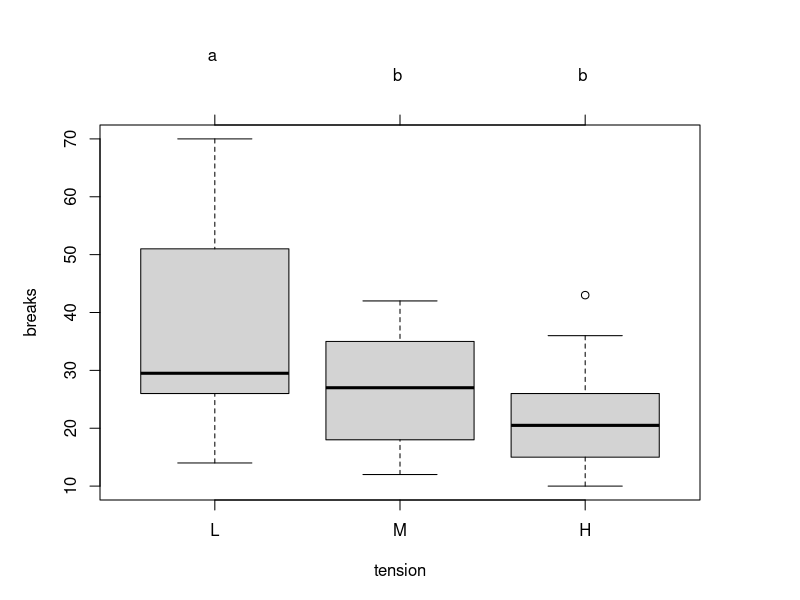
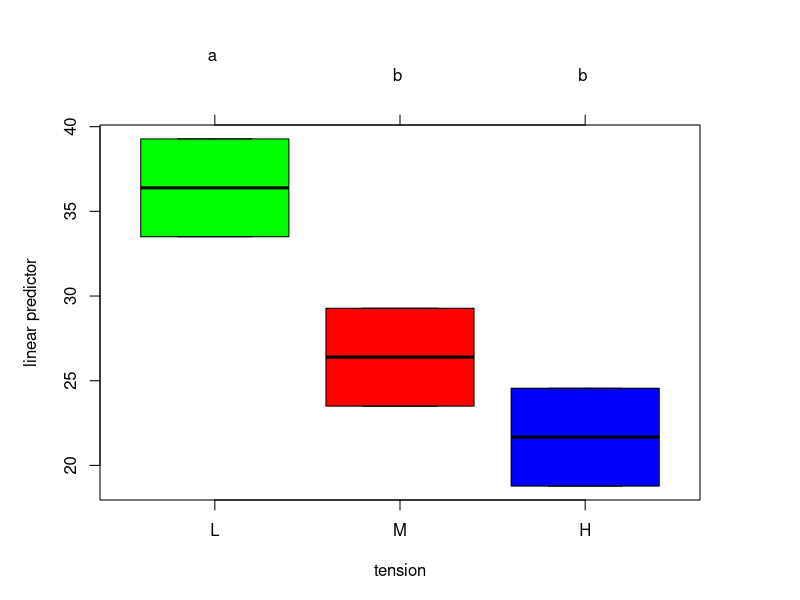
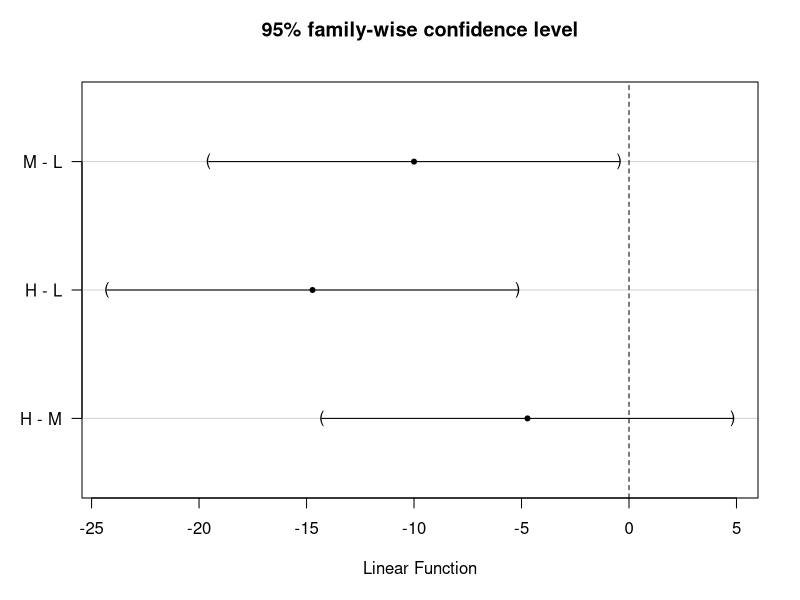
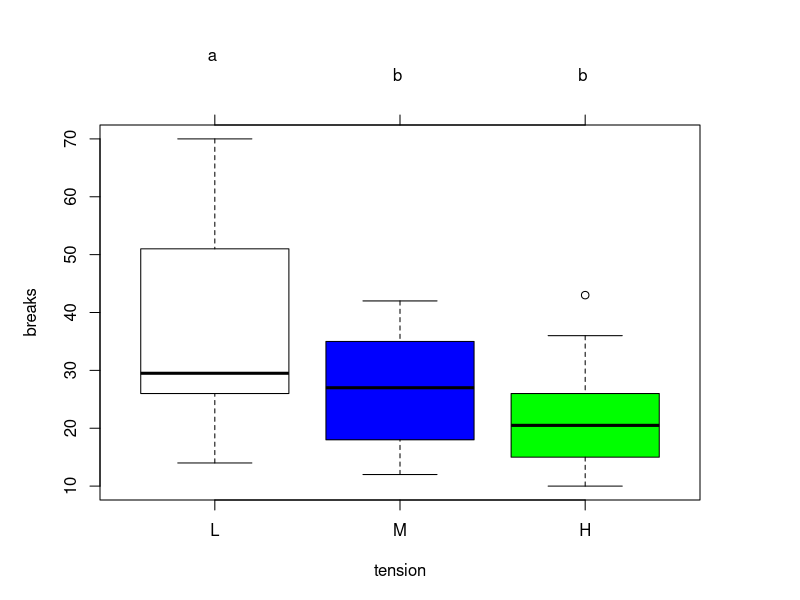
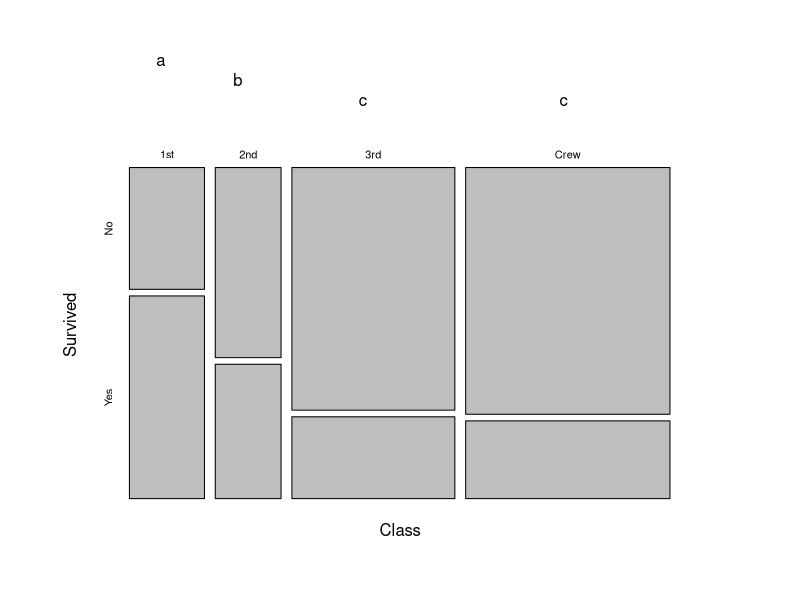
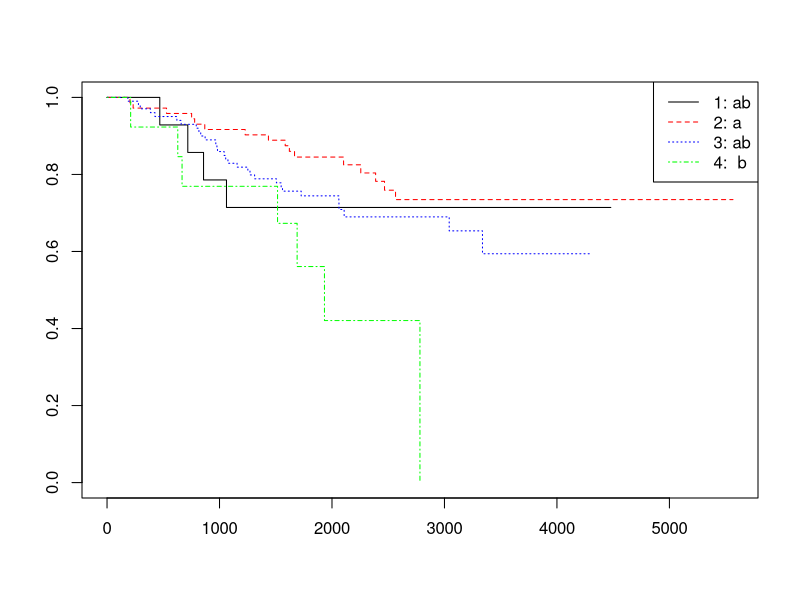
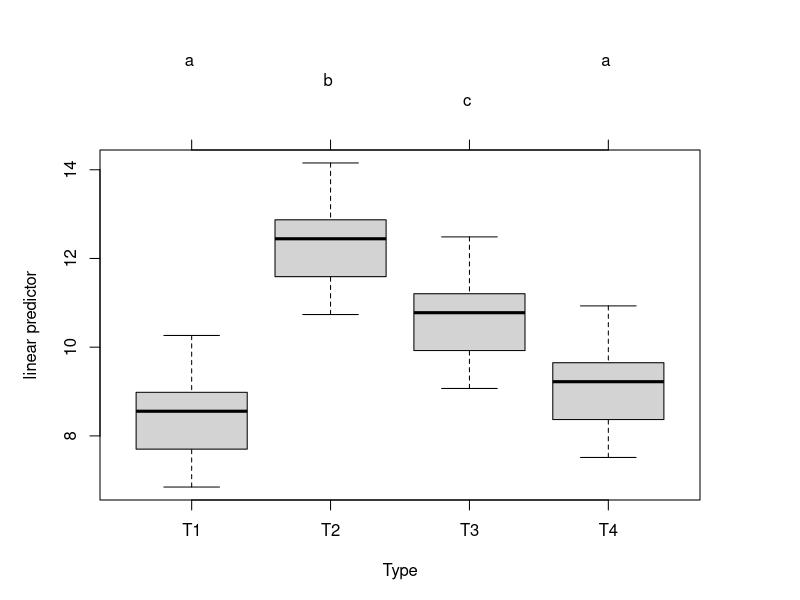

Generate these figures, in order, with R:
library(multcomp)


### Name: plot.cld
### Title: Plot a cld object
### Aliases: plot.cld
### Keywords: hplot

### ** Examples


  ### multiple comparison procedures
  ### set up a one-way ANOVA
  data(warpbreaks)
  amod <- aov(breaks ~ tension, data = warpbreaks)
  ### specify all pair-wise comparisons among levels of variable "tension"
  tuk <- glht(amod, linfct = mcp(tension = "Tukey"))
  ### extract information
  tuk.cld <- cld(tuk)
  ### use sufficiently large upper margin
  old.par <- par(mai=c(1,1,1.25,1), no.readonly=TRUE)
  ### plot
  plot(tuk.cld)
  par(old.par)

  ### now using covariates
  amod2 <- aov(breaks ~ tension + wool, data = warpbreaks)
  tuk2 <- glht(amod2, linfct = mcp(tension = "Tukey"))
  tuk.cld2 <- cld(tuk2)
  old.par <- par(mai=c(1,1,1.25,1), no.readonly=TRUE)
  ### use different colors for boxes
  plot(tuk.cld2, col=c("green", "red", "blue"))
  par(old.par)
  
  ### get confidence intervals
  ci.glht <- confint(tuk)
  ### plot them
  plot(ci.glht)
  old.par <- par(mai=c(1,1,1.25,1), no.readonly=TRUE)
  ### use 'confint.glht' object to plot all pair-wise comparisons
  plot(cld(ci.glht), col=c("white", "blue", "green"))
  par(old.par)
  
  ### set up all pair-wise comparisons for count data
  data(Titanic)
  mod <- glm(Survived ~ Class, data = as.data.frame(Titanic), 
             weights = Freq, family = binomial())
  ### specify all pair-wise comparisons among levels of variable "Class"
  glht.mod <- glht(mod, mcp(Class = "Tukey"))
  ### extract information
  mod.cld <- cld(glht.mod)
  ### use sufficiently large upper margin
  old.par <- par(mai=c(1,1,1.5,1), no.readonly=TRUE)
  ### plot
  plot(mod.cld)
  par(old.par)
  
  ### set up all pair-wise comparisons of a Cox-model
  if (require("survival") && require("MASS")) {
    ### construct 4 classes of age
    Melanoma$Cage <- factor(sapply(Melanoma$age, function(x){
                            if( x <= 25 ) return(1)
                            if( x > 25 & x <= 50 ) return(2)
                            if( x > 50 & x <= 75 ) return(3)
                            if( x > 75 & x <= 100) return(4) }
                           ))
    ### fit Cox-model
    cm <- coxph(Surv(time, status == 1) ~ Cage, data = Melanoma)
    ### specify all pair-wise comparisons among levels of "Cage"
    cm.glht <- glht(cm, mcp(Cage = "Tukey"))
    # extract information & plot
    old.par <- par(no.readonly=TRUE)
    ### use mono font family
    if (dev.interactive())
        old.par <- par(family = "mono")
    plot(cld(cm.glht), col=c("black", "red", "blue", "green"))
    par(old.par)
  }

  if (require("nlme") && require("lme4")) {
    data("ergoStool", package = "nlme")

    stool.lmer <- lmer(effort ~ Type + (1 | Subject),
                       data = ergoStool)
    glme41 <- glht(stool.lmer, mcp(Type = "Tukey"))

    old.par <- par(mai=c(1,1,1.5,1), no.readonly=TRUE)
    plot(cld(glme41))
    par(old.par)
  }
